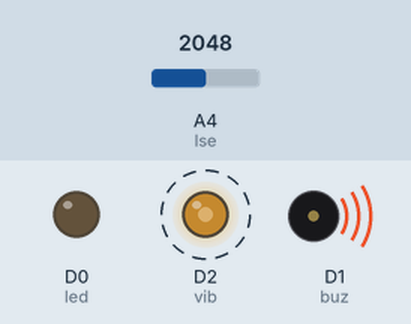
The sketch below on a simulated Particle Photon. On the bench: output pins drawn as LEDs (lit = HIGH), buzzer (waves = sounding, pin HIGH). Dashed ring = blinking. The inputs (shaded band) are chosen by the test bench; at power-on: A4 (lse) = 2048. What the sketch prints to the serial monitor is not drawn.

Above: at 0.05 s.
Timing chart, 0 to 4.6 s (numbered marks = the images above):
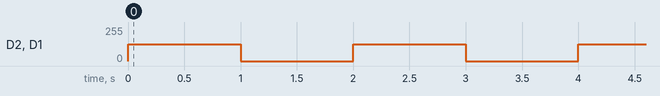

The sketch:

sensor.ino
```cpp
//sensor.ino
/*
Hookup guide:
Buzzer: D3
LED:    D2
Vibe:   D1
*/

int led = D0;
int buz = D1;
int vib = D2;
int lse = A4;

void setup() {
  pinMode(led, OUTPUT);
  pinMode(buz, OUTPUT);
  pinMode(vib, OUTPUT);
  pinMode(lse, INPUT);
  Particle.function("led",ledToggle);
}

void loop() {
  int store;
  analogWrite(buz, 127);
  digitalWrite(led, LOW);
  analogWrite(vib,127);
  store = analogRead(lse);
  Serial.println(store);
  delay(1000);
  analogWrite(buz, 0);
  digitalWrite(led, LOW);
  analogWrite(vib,0);
  delay(1000);
}

int ledToggle(String command) {
    /* Particle.functions always take a string as an argument and return an integer.
    Since we can pass a string, it means that we can give the program commands on how the function should be used.
    In this case, telling the function "on" will turn the LED on and telling it "off" will turn the LED off.
    Then, the function returns a value to us to let us know what happened.
    In this case, it will return 1 for the LEDs turning on, 0 for the LEDs turning off,
    and -1 if we received a totally bogus command that didn't do anything to the LEDs.
    */

    if (command=="on") {
        digitalWrite(led,HIGH);
        return 1;
    }
    else if (command=="off") {
        digitalWrite(led,LOW);

        return 0;
    }
    else {
        return -1;
    }
}
```

Measured:
- by itself, D2 (vib), D1 (buz): alternates 127/255 for 1.0 s and 0/255 for 1.0 s
